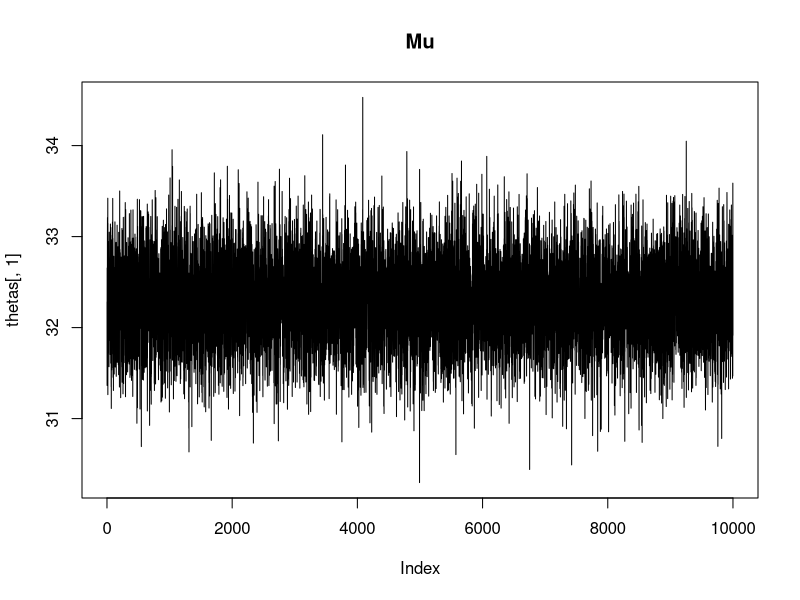
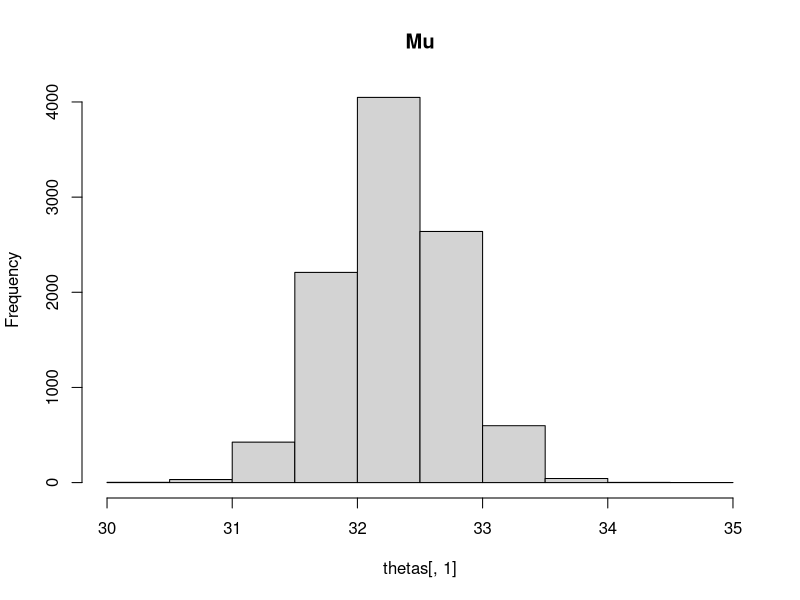
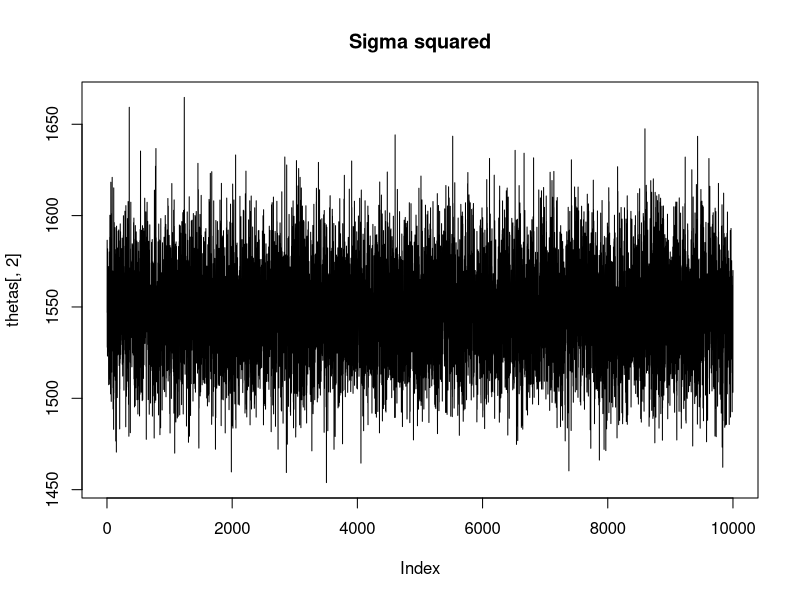
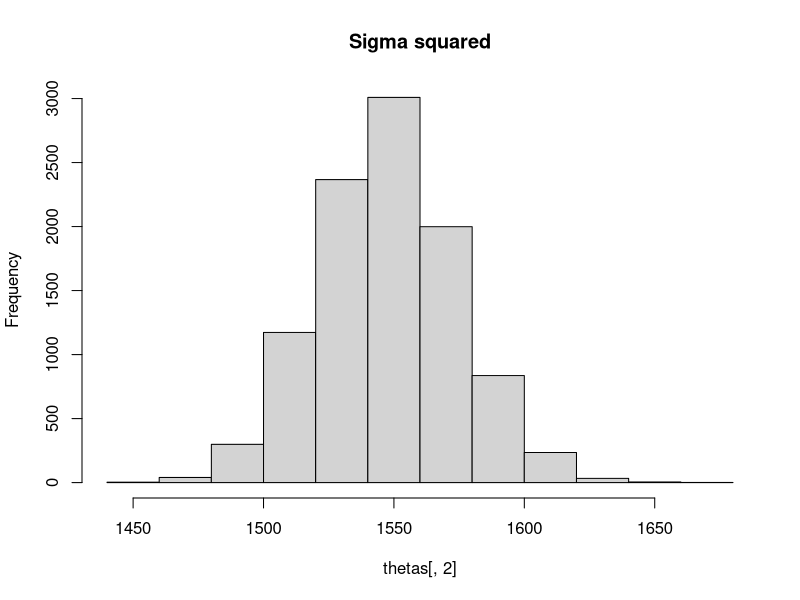
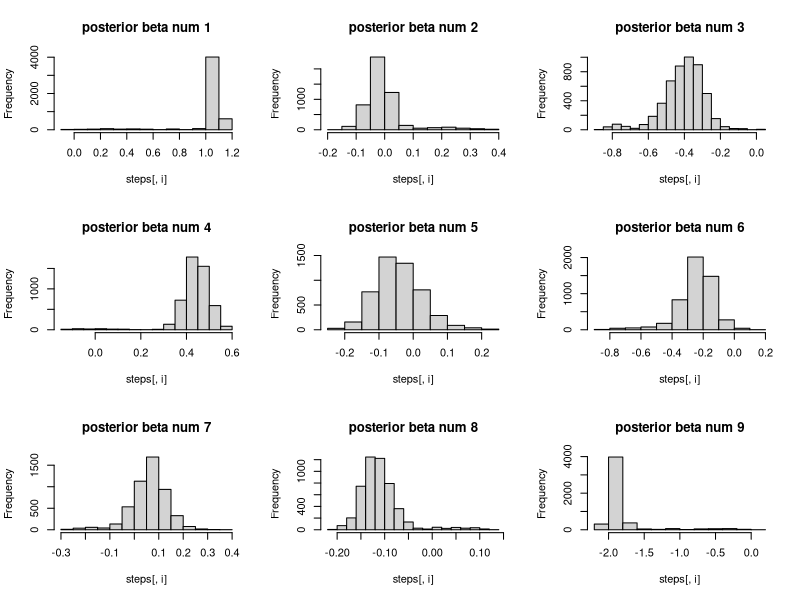
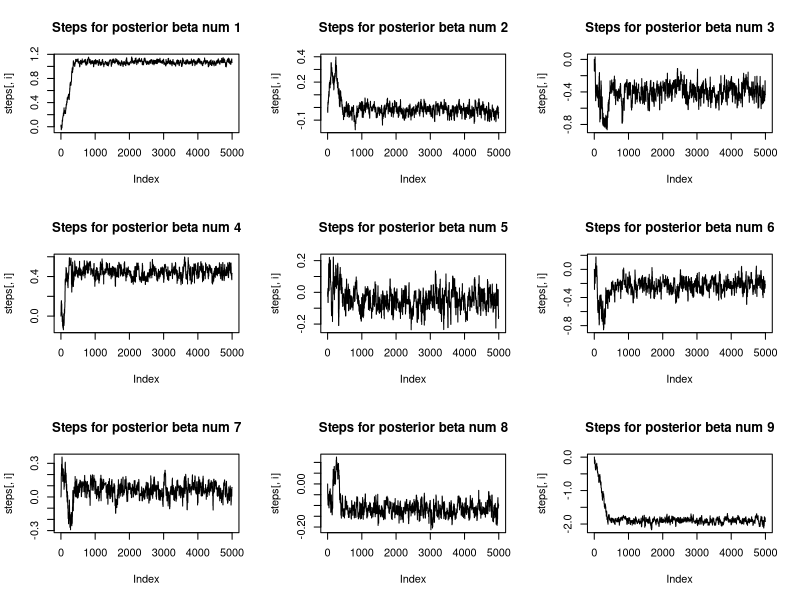
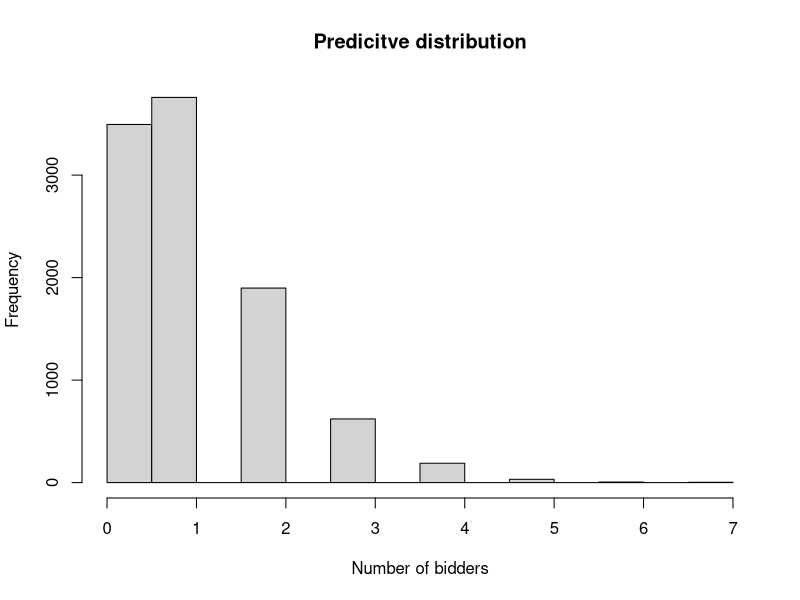

These figures' R source, in order:
## ---- chunk 1
knitr::opts_chunk$set(
	echo = FALSE,
	message = FALSE,
	warning = FALSE
)
## ---- chunk 2
data <-read.delim("rainfall.dat", header=FALSE, sep="\n")[,1]

#Prior values
mu_0 <- mean(data)
sigma_0 <- sd(data)
tau_0 <- 5
v_0 <- 10
n <- length(data)
iterations <- 10000 

#Prepping thetas for gibbs sampling
thetas_col <- c(rep(0,iterations))
thetas <- cbind(thetas_col,thetas_col)
thetas[1,] = c(mu_0, sigma_0^2)

#Function for draws for mu from the conditional posterior
mu_draw_cond_post <- function(sigma_2) {
	tau_n_2 <- 1/(n/sigma_2 + 1/tau_0^2)    
	raw <- (n/sigma_2) / (n/sigma_2 + 1/tau_0^2)
	mu_n <- raw*mu_0 + (1-raw) * mu_0
	return(rnorm(1,mu_n,sqrt(tau_n_2)))
}

#Fucntion for random inverse chi squared
randominvchisq <- function(vn,sigman,ndraw) {
	return(vn*sigman/rchisq(ndraw,vn))
}

#Function for draws for sigma from the conditional posterior
sigma_draw_cond_post <- function(mu) {
	v_n <-  n + v_0 #!
	sigma_n <- (v_0*sigma_0^2 + sum((data-mu)^2))/v_n #!
	return(randominvchisq(v_n,sigma_n,1))
}

#Function for draws from the h
gibbs_draw <- function(theta_n) {
	
	mu <- mu_draw_cond_post(theta_n[2])
	sigma_2 <- sigma_draw_cond_post(mu)
	return(c(mu,sigma_2))
}


#Draws for the set number of observations. First is already set above, hence we start at 2
for (i in 2:iterations) {
	thetas[i,] <- gibbs_draw(thetas[i-1,])
}

plot(thetas[,1], type="l", main="Mu")

hist(thetas[,1], main="Mu")
## ---- chunk 3
plot(thetas[,2], type="l", main="Sigma squared")
## ---- chunk 4

hist(thetas[,2], main="Sigma squared")
## ---- chunk 5

data <-read.table("eBayNumberOfBidderData.dat", header=TRUE)

library(glmnet)

model <- glm(nBids ~ . - Const,family=poisson, data=data)
print(model)
## ---- chunk 6
# b)
library(mvtnorm)
X <- as.matrix(data[,-1])
y <- as.vector(data$nBids)
XTX_inv <- solve(t(X)%*%X)
mu = rep(0,ncol(X))
initBeta <- as.vector(rmvnorm(1,mean=rep(0,nrow(XTX_inv)),sigma=(100 * XTX_inv)))


LogPostPoisson <- function(betaVect, y, X, mu, Sigma) {
	
	linPred <-  X %*% betaVect 
	lambda <- exp(linPred)

	logLik <- sum(-log(factorial(y))+y*linPred-lambda)
	
	if (abs(logLik) == Inf) 
		logLik = -20000
	# Likelihood is not finite, stear the optimizer away from here!
	
	# evaluating the prior
	logPrior <- dmvnorm(betaVect, mu, Sigma, log = TRUE)
	
	#print(logLik + logPrior)
	#print(betaVect)
	# add the log prior and log-likelihood together to get log posterior
	return(logLik + logPrior)
}


OptimResults <-
	optim(
		initBeta,
		LogPostPoisson,
		gr = NULL,
		y,
		X,
		mu,
		100 * XTX_inv,
		method = c("BFGS"),
		control = list(fnscale = -1),
		hessian = TRUE
	)


#Results 2 b)
inverse_hessian <- solve(-OptimResults$hessian)
B_tilde <- OptimResults$par

## ---- chunk 7

print(inverse_hessian)

## ---- chunk 8

print(B_tilde)

## ---- chunk 9


# c)

sigmaInput <- inverse_hessian
initalThetaInput <- c(rep(0,nrow(sigmaInput)))
c_Input <- 0.5
noIterationsInput <- 5000



rwmSampler <- function(logPostFunc,sigma, initalTheta,c,noIterations, ...) {

	outSteps <- matrix(nrow=noIterations, ncol = length(initalTheta))
	outSteps[1,] <- initalTheta
	
	for (i in c(2:noIterations)) {
		nextTheta <- as.vector(rmvnorm(1, outSteps[i-1,],c * sigma))
		r <- exp(logPostFunc(nextTheta,...) - logPostFunc(outSteps[i-1,],...))
		
		
		if(r > runif(1)){
			outSteps[i,] <- nextTheta
		}else{
			outSteps[i,] <- outSteps[i-1,]
		}
	}
	return(outSteps)
}


	
	steps <- rwmSampler(LogPostPoisson,sigmaInput, initalThetaInput,c_Input,noIterationsInput,y, X, mu, 100 * XTX_inv)
	
	par(mfrow=c(3,3))
	for(i in c(1:9)) {
		hist(steps[,i], main=paste("posterior beta num",i))
		
	}
		for(i in c(1:9)) {
		plot(steps[,i], type="l", main=paste("Steps for posterior beta num",i))
		
	}
	par(mfrow=c(1,1))

## ---- chunk 10

#d)

b_tilde <- c()
features <- c(1,1,1,1,0,0,0,1,0.5)
for (i in c(1:9)) {
	b_tilde[i] <- median(steps[,i])
}
lambda_tilde <- exp(t(features)%*%b_tilde)

predicted_draws <- rpois(10000,lambda_tilde)

hist(predicted_draws, main="Predicitve distribution",xlab="Number of bidders")

prob_for_zero_bidders <- sum(ifelse(predicted_draws==0,1,0))/(length(predicted_draws))



